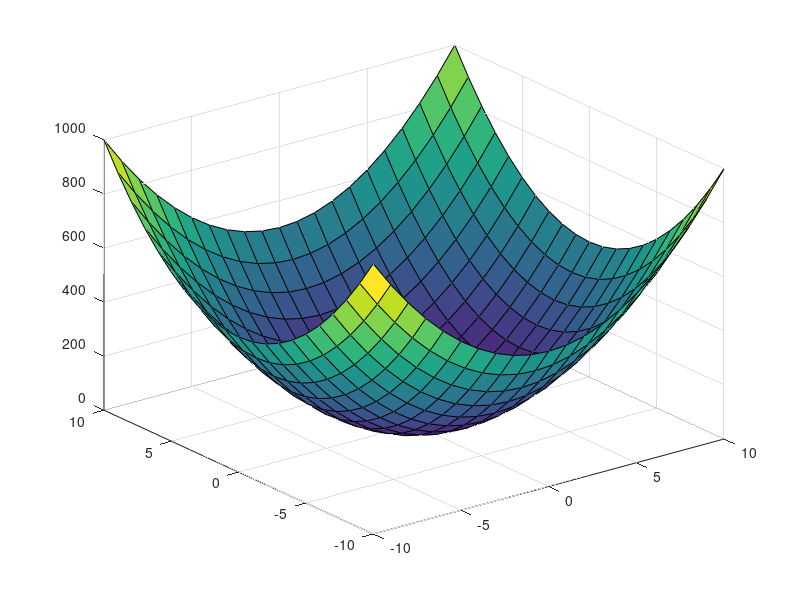

Write the MATLAB code that produced this figure.
% Contionuation of the Eign Values program
clear all
clc

A = input('Enter the Matrix A: ');

Q = @(x1,x2)[x1;x2]' * A * [x1;x2];
   a = -10 ,    b=10;

%a = input('Enter the Range of x1: ');
%b = input('Enter the Range of x2: ');

%a and b are the ranges of x1 and x2

[X,Y] = meshgrid(a:b,a:b)

z= zeros(size(X));

for i=1:length(X)
    for j=1:length(Y)
      
        Z(i,j) = Q(X(i,j),Y(i,j))
    
    end
end

surf(X,Y,Z)